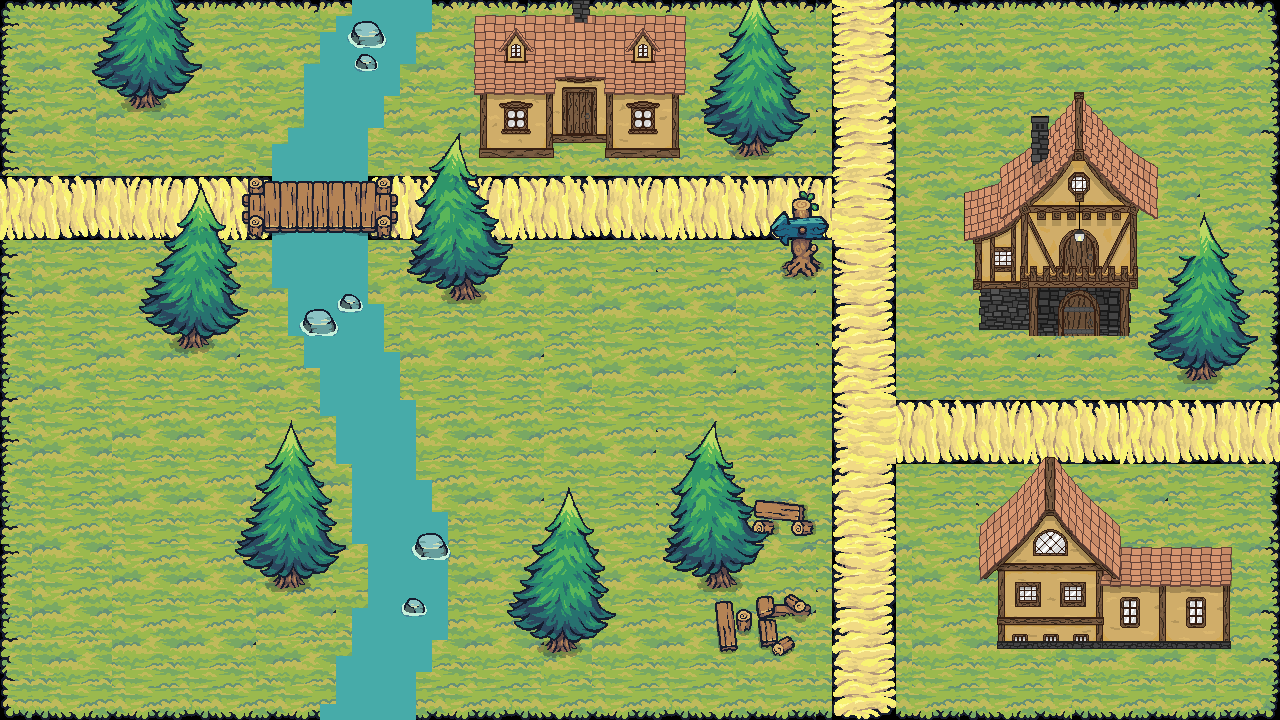

Rendered tile map (Tiled .tmx) drawn with the repository's tilesets; below, a short description and the map source with its tile grids summarised:
An orthogonal 80x45 tile map with 16x16 px tiles, 3 tile layers (Ground, Ground Objects, Roof Objects), 10 tilesets.

<map version="1.10" tiledversion="1.11.0" orientation="orthogonal" renderorder="right-down" width="80" height="45" tilewidth="16" tileheight="16" infinite="0" nextlayerid="4" nextobjectid="1">
 <tileset firstgid="1" name="Tilemap_Grass_1_16" tilewidth="16" tileheight="16" tilecount="640" columns="40">
  <image source="TinySwordsTilePack/Terrain/Ground/Tilemap_Flat.png" width="640" height="256" />
 </tileset>
 <tileset firstgid="641" name="Bridge_All" tilewidth="16" tileheight="16" tilecount="192" columns="12">
  <image source="TinySwordsTilePack/Terrain/Bridge/Bridge_All.png" width="192" height="256" />
 </tileset>
 <tileset firstgid="833" name="Water" tilewidth="16" tileheight="16" tilecount="16" columns="4">
  <image source="TinySwordsTilePack/Terrain/Water/Water.png" width="64" height="64" />
 </tileset>
 <tileset firstgid="849" name="Rocks_02" tilewidth="16" tileheight="16" tilecount="512" columns="64">
  <image source="TinySwordsTilePack/Terrain/Water/Rocks/Rocks_02.png" trans="ff00ff" width="1024" height="128" />
 </tileset>
 <tileset firstgid="1361" name="Rocks_01" tilewidth="16" tileheight="16" tilecount="512" columns="64">
  <image source="TinySwordsTilePack/Terrain/Water/Rocks/Rocks_01.png" trans="ff00ff" width="1024" height="128" />
 </tileset>
 <tileset firstgid="1873" name="Tree" tilewidth="16" tileheight="16" tilecount="1728" columns="48">
  <image source="TinySwordsTilePack/Resources/Trees/Tree.png" trans="ff00ff" width="768" height="576" />
 </tileset>
 <tileset firstgid="3601" name="house 1" tilewidth="16" tileheight="16" tilecount="256" columns="16">
  <image source="Buildings/house 1.png" trans="ff00ff" width="256" height="270" />
 </tileset>
 <tileset firstgid="3857" name="house 9" tilewidth="16" tileheight="16" tilecount="256" columns="16">
  <image source="Buildings/house 9.png" trans="ff00ff" width="256" height="256" />
 </tileset>
 <tileset firstgid="4113" name="house 6" tilewidth="16" tileheight="16" tilecount="256" columns="16">
  <image source="Buildings/house 6.png" trans="ff00ff" width="256" height="256" />
 </tileset>
 <tileset firstgid="4369" name="17" tilewidth="16" tileheight="16" tilecount="32" columns="4">
  <image source="TinySwordsTilePack/Deco/17.png" trans="ff00ff" width="64" height="128" />
 </tileset>
 <layer id="1" name="Ground" width="80" height="45">
  <data>[3600 cells, 3600 non-empty, 240 distinct tile ids]</data>
 </layer>
 <layer id="2" name="Ground Objects" width="80" height="45">
  <data>[3600 cells, 631 non-empty, 511 distinct tile ids]</data>
 </layer>
 <layer id="3" name="Roof Objects" width="80" height="45">
  <data>[3600 cells, 809 non-empty, 596 distinct tile ids]</data>
 </layer>
</map>
